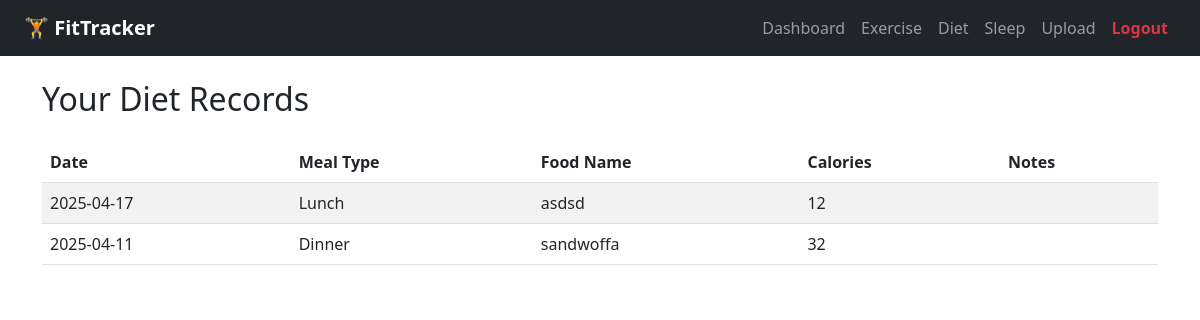
Screenshot of /records/diet (signed in) with the database file from the repository.
### app/models.py (models this page shows)
class DietEntry(db.Model):
    id = db.Column(db.Integer, primary_key=True)
    user_id = db.Column(db.Integer, db.ForeignKey('user.id'))
    meal_type = db.Column(db.String(50))
    food_name = db.Column(db.String(100))
    calories = db.Column(db.Integer)
    date = db.Column(db.String(20))
    notes = db.Column(db.Text)

### app/routes.py (the view)
@main.route("/records/diet")
def diet_records():
    if "user_id" not in session:
        return redirect(url_for("main.login"))
    user_id = session["user_id"]
    records = DietEntry.query.filter_by(user_id=user_id).order_by(DietEntry.date.desc()).all()
    return render_template("diet_records.html", records=records)

### app/templates/diet_records.html (shortened to what this page needs)
{% extends "base.html" %}
{% block content %}
<h2 class="mb-4">Your Diet Records</h2>
<table class="table table-striped">
  <thead>
    <tr>
      <th>Date</th>
      <th>Meal Type</th>
      <th>Food Name</th>
      <th>Calories</th>
      <th>Notes</th>
    </tr>
  </thead>
  <tbody>
    {% for entry in records %}
    <tr>
      <td>{{ entry.date }}</td>
      <td>{{ entry.meal_type }}</td>
      <td>{{ entry.food_name }}</td>
      <td>{{ entry.calories }}</td>
      <td>{{ entry.notes }}</td>
    </tr>
    {% endfor %}
  </tbody>
</table>
{% endblock %}

### rows the page displays
DietEntry: date "2025-04-17", meal_type "Lunch", food_name "asdsd", calories "12"
DietEntry: date "2025-04-11", meal_type "Dinner", food_name "sandwoffa", calories "32"
